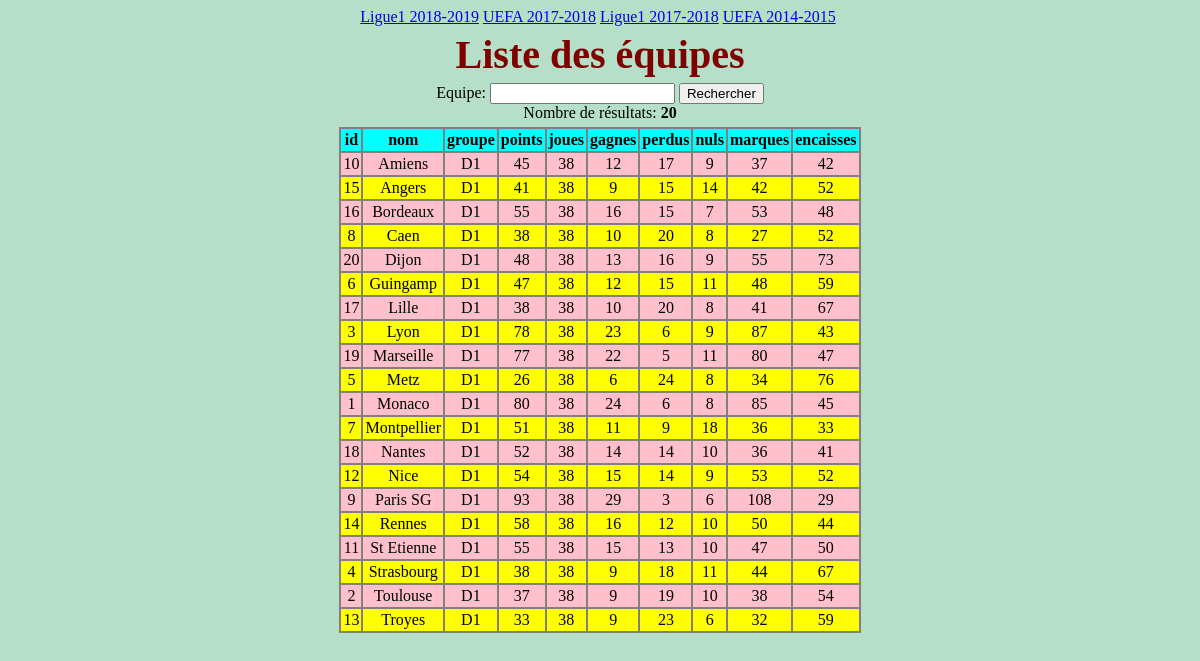
The page /R207-TP3/equipes.php?res=3 on the database its author committed.
### tables this page shows
CREATE TABLE `equipes17_F1` (
  `id` int(10) UNSIGNED NOT NULL,
  `nom` varchar(100) DEFAULT NULL,
  `groupe` varchar(10) DEFAULT NULL,
  `points` int(10) DEFAULT NULL,
  `joues` int(10) DEFAULT NULL,
  `gagnes` int(10) DEFAULT NULL,
  `perdus` int(10) DEFAULT NULL,
  `nuls` int(10) DEFAULT NULL,
  `marques` int(10) DEFAULT NULL,
  `encaisses` int(10) DEFAULT NULL
);

### R207-TP3/funcs-afficheDataTable.php (the view, shortened to what this page needs)
<?php
function afficheDataTable($data, $limit=500) {
  if (is_array($data)) {
    printf("<table>\n");
    printf("<tr>");
    foreach (array_keys(current($data)) as $i=>$colName) {
      printf("<th>%s</th>",$colName);
    }
    printf("</tr>\n");
    if (sizeof($data) <= $limit) {
      foreach ($data as $i=>$row) {
        printf("<tr>");
        foreach ($row as $key=>$val) {
          printf("<td>%s</td>",$val);
        }
        printf("</tr>\n");
      }
    }
    printf("</table>\n");
  } else {
    printf("<h2 style='color:red;'>Erreur de données !!!</h2>\n");
  }
}
?>

### R207-TP2/src/R207-TP-02-BDD-PHP-base/foot.css (style rules this page uses)
body { background-color:#B5DFC9; text-align:center; }
table { border-style:none; background-color:gray; text-align:center; margin:5px auto 5px auto; }
tr:nth-child(even) { background-color:pink; }
tr:nth-child(odd) { background-color:yellow; }
th { background-color:aqua; padding:2px; }
td { padding:2px; }

### rows shown on the page
equipes17_f1: id "10", nom "Amiens", groupe "D1", points "45", joues "38", gagnes "12", perdus "17", nuls "9", marques "37", encaisses "42"
equipes17_f1: id "15", nom "Angers", groupe "D1", points "41", joues "38", gagnes "9", perdus "15", nuls "14", marques "42", encaisses "52"
equipes17_f1: id "16", nom "Bordeaux", groupe "D1", points "55", joues "38", gagnes "16", perdus "15", nuls "7", marques "53", encaisses "48"
equipes17_f1: id "8", nom "Caen", groupe "D1", points "38", joues "38", gagnes "10", perdus "20", nuls "8", marques "27", encaisses "52"
equipes17_f1: id "20", nom "Dijon", groupe "D1", points "48", joues "38", gagnes "13", perdus "16", nuls "9", marques "55", encaisses "73"
equipes17_f1: id "6", nom "Guingamp", groupe "D1", points "47", joues "38", gagnes "12", perdus "15", nuls "11", marques "48", encaisses "59"
equipes17_f1: id "17", nom "Lille", groupe "D1", points "38", joues "38", gagnes "10", perdus "20", nuls "8", marques "41", encaisses "67"
equipes17_f1: id "3", nom "Lyon", groupe "D1", points "78", joues "38", gagnes "23", perdus "6", nuls "9", marques "87", encaisses "43"
equipes17_f1: id "19", nom "Marseille", groupe "D1", points "77", joues "38", gagnes "22", perdus "5", nuls "11", marques "80", encaisses "47"
equipes17_f1: id "5", nom "Metz", groupe "D1", points "26", joues "38", gagnes "6", perdus "24", nuls "8", marques "34", encaisses "76"
equipes17_f1: id "1", nom "Monaco", groupe "D1", points "80", joues "38", gagnes "24", perdus "6", nuls "8", marques "85", encaisses "45"
equipes17_f1: id "7", nom "Montpellier", groupe "D1", points "51", joues "38", gagnes "11", perdus "9", nuls "18", marques "36", encaisses "33"
equipes17_f1: id "18", nom "Nantes", groupe "D1", points "52", joues "38", gagnes "14", perdus "14", nuls "10", marques "36", encaisses "41"
equipes17_f1: id "12", nom "Nice", groupe "D1", points "54", joues "38", gagnes "15", perdus "14", nuls "9", marques "53", encaisses "52"
equipes17_f1: id "9", nom "Paris SG", groupe "D1", points "93", joues "38", gagnes "29", perdus "3", nuls "6", marques "108", encaisses "29"
equipes17_f1: id "14", nom "Rennes", groupe "D1", points "58", joues "38", gagnes "16", perdus "12", nuls "10", marques "50", encaisses "44"
equipes17_f1: id "11", nom "St Etienne", groupe "D1", points "55", joues "38", gagnes "15", perdus "13", nuls "10", marques "47", encaisses "50"
equipes17_f1: id "4", nom "Strasbourg", groupe "D1", points "38", joues "38", gagnes "9", perdus "18", nuls "11", marques "44", encaisses "67"
equipes17_f1: id "2", nom "Toulouse", groupe "D1", points "37", joues "38", gagnes "9", perdus "19", nuls "10", marques "38", encaisses "54"
equipes17_f1: id "13", nom "Troyes", groupe "D1", points "33", joues "38", gagnes "9", perdus "23", nuls "6", marques "32", encaisses "59"

### other values the page prints
$value "Ligue1 2018-2019"
$value "UEFA 2017-2018"
$value "Ligue1 2017-2018"
$value "UEFA 2014-2015"
count($data) "20"
$colName "id"
$colName "nom"
$colName "groupe"
$colName "points"
$colName "joues"
$colName "gagnes"
$colName "perdus"
$colName "nuls"
$colName "marques"
$colName "encaisses"
